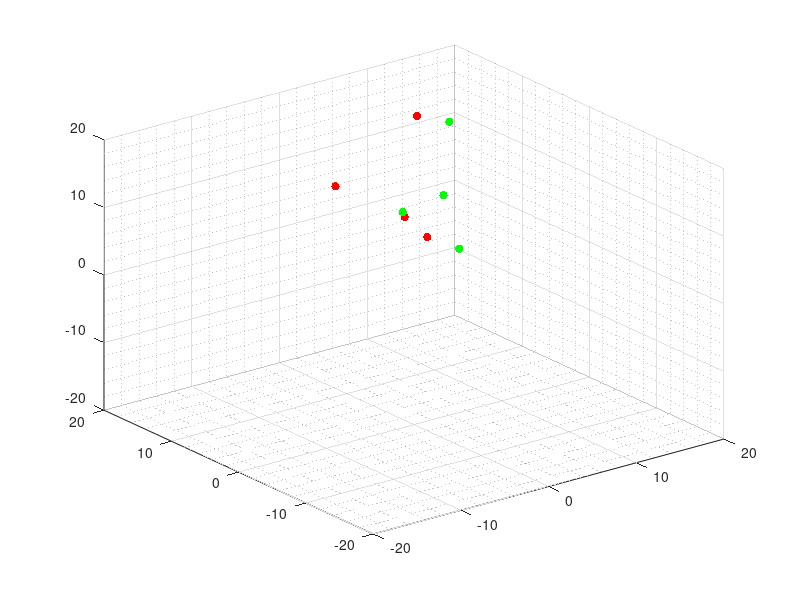

MATLAB code for this plot: (Note: this script raises an error after producing the figure.)
% =========================================================================
% SIMULACIÓN DEL PROBLEMA DE FORMACIÓN EN 3D
% =========================================================================
% Autor: Kenneth Andree Aldana Corado
% Última modificación: 10/15/2022
% Basado en: "Simulación de control de formación sin modificaciones"
% de Andrea Maybell Peña Echeverría
% =========================================================================
% El siguiente script implementa la simulación de la ecuación 
% de consenso para el caso del consenso en una formación.
% =========================================================================

%% Inicialización del mundo
gridsize = 20;
initsize = 15;
N = 8; % Definir la cantidad de agentes
dt = 0.01; % Tiempo de muestreo
T = 5; % Tiempo máximo de simulación

% Inicialización de la posición de los agentes
X = initsize*rand(3,N);
Xi = X;

% Inicialización de la velocidad de los agentes
V = zeros(3,N);

%% Grafico de posición inicial de los agentes
%  Se utiliza distinción de color por agentes
%    Rojo:    agente 1
%    Verde:   agente 2

color = [255 0 0;
         255 0 0;
         255 0 0;
         255 0 0;
         0 255 0;
         0 255 0;
         0 255 0;
         0 255 0];    
% Se define la representación gráfica como gráfico de dispersión en 3D
agents = scatter3(X(1,:),X(2,:),X(3,:),[],color,'filled');
grid minor;
xlim([-gridsize, gridsize]);
ylim([-gridsize, gridsize]);
zlim([-gridsize, gridsize]);

%% Selección matriz y parámetros del sistema
d = MatrizF(2);    % matriz de formación
r = 5;               % radio agentes

%% Inicialización de simulación
t = 0;
ciclos = 1; % Contador de ciclos para finalizar la formación
historico = zeros(100*T,N); % Variable que almacena la velocidad de los agentes
hX = zeros(100*T,N); % Variables para almacenamiento de posición de los agentes
hY = zeros(100*T,N);
hZ = zeros(100*T,N);

while(t < T)
    for i = 1:N
        E = 0;
        for j = 1:N
            dist = X(:,i)- X(:,j); % vector de distancia entre agente i y j
            mdist = norm(dist);    % norma euclidiana vector xi - xj
            dij = d(i,j);        % distancia deseada entre agentes i y j
            
            % Se calcula el peso para la ecuación
            if(mdist == 0)
                w = 0;
            else
                w = (mdist - dij)/mdist; % Ecuación del consenso con pesos para formación
            end
            % Tensión de aristas entre agentes
            E = E + w.*dist;
        end
       
        % Actualización de velocidad
        V(:,i) = -1*E;

    end

    % Actualización de la posición de los agentes
    X = X + V*dt;
    
    % Almacenamiento de variables para graficar
    for a = 1:N
        hX(ciclos,a)= X(1,a);
        hY(ciclos,a)= X(2,a);
        hZ(ciclos,a)= X(3,a);
    end
    historico(ciclos,:) = (sum(V.^2,1)).^0.5;
    
    % Se actualiza la gráfica, se muestra el movimiento y se incrementa el
    % tiempo
    agents.XData = X(1,:);
    agents.YData = X(2,:);
    agents.ZData = X(3,:);
    pause(dt);
    t = t + dt;
    ciclos = ciclos + 1;
end

% Grafico de la norma de la velocidad de los agentes
figure(1);
plot(0:dt:T,historico);
xlabel('Tiempo (segundos)');
ylabel('Velocidad (unidades/segundo)');
ylim([-1,inf])

% Grafico de posición inicial y final de los agentes, adicionalmente se
% superpone su trayectoria.
figure(2);
hold on;
grid on;
plot3(hX,hY,hZ,'--');
xlabel('Posición en eje X (u.a)');
ylabel('Posición en eje Y (u.a)');
zlabel('Posición en eje Z (u.a)');
scatter3(Xi(1,:),Xi(2,:),Xi(3,:),[], 'k');
scatter3(X(1,:),X(2,:),X(3,:),[], 'k', 'filled');
hold off;
